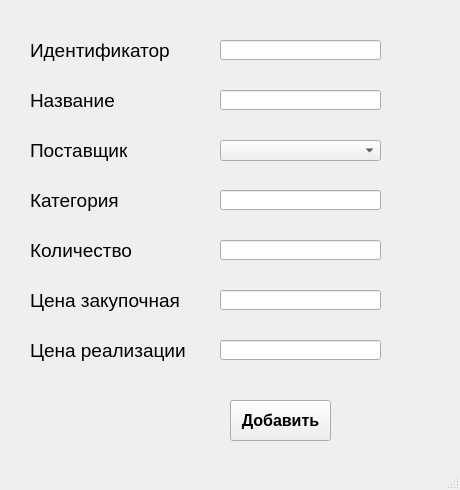
<?xml version="1.0" encoding="UTF-8"?>
<ui version="4.0">
 <class>DrugAdd</class>
 <widget class="QMainWindow" name="DrugAdd">
  <property name="geometry">
   <rect>
    <x>0</x>
    <y>0</y>
    <width>460</width>
    <height>490</height>
   </rect>
  </property>
  <property name="windowTitle">
   <string>Добавление препарата</string>
  </property>
  <widget class="QWidget" name="centralwidget">
   <widget class="QLabel" name="label">
    <property name="geometry">
     <rect>
      <x>30</x>
      <y>30</y>
      <width>141</width>
      <height>41</height>
     </rect>
    </property>
    <property name="font">
     <font>
      <pointsize>14</pointsize>
      <weight>50</weight>
      <bold>false</bold>
     </font>
    </property>
    <property name="text">
     <string>Идентификатор</string>
    </property>
   </widget>
   <widget class="QLabel" name="label_2">
    <property name="geometry">
     <rect>
      <x>30</x>
      <y>80</y>
      <width>141</width>
      <height>41</height>
     </rect>
    </property>
    <property name="font">
     <font>
      <pointsize>14</pointsize>
      <weight>50</weight>
      <bold>false</bold>
     </font>
    </property>
    <property name="text">
     <string>Название</string>
    </property>
   </widget>
   <widget class="QLabel" name="label_3">
    <property name="geometry">
     <rect>
      <x>30</x>
      <y>130</y>
      <width>141</width>
      <height>41</height>
     </rect>
    </property>
    <property name="font">
     <font>
      <pointsize>14</pointsize>
      <weight>50</weight>
      <bold>false</bold>
     </font>
    </property>
    <property name="text">
     <string>Поставщик</string>
    </property>
   </widget>
   <widget class="QLabel" name="label_4">
    <property name="geometry">
     <rect>
      <x>30</x>
      <y>180</y>
      <width>141</width>
      <height>41</height>
     </rect>
    </property>
    <property name="font">
     <font>
      <pointsize>14</pointsize>
      <weight>50</weight>
      <bold>false</bold>
     </font>
    </property>
    <property name="text">
     <string>Категория</string>
    </property>
   </widget>
   <widget class="QLabel" name="label_5">
    <property name="geometry">
     <rect>
      <x>30</x>
      <y>330</y>
      <width>161</width>
      <height>41</height>
     </rect>
    </property>
    <property name="font">
     <font>
      <pointsize>14</pointsize>
      <weight>50</weight>
      <bold>false</bold>
     </font>
    </property>
    <property name="text">
     <string>Цена реализации</string>
    </property>
   </widget>
   <widget class="QLabel" name="label_6">
    <property name="geometry">
     <rect>
      <x>30</x>
      <y>230</y>
      <width>141</width>
      <height>41</height>
     </rect>
    </property>
    <property name="font">
     <font>
      <pointsize>14</pointsize>
      <weight>50</weight>
      <bold>false</bold>
     </font>
    </property>
    <property name="text">
     <string>Количество</string>
    </property>
   </widget>
   <widget class="QLabel" name="label_7">
    <property name="geometry">
     <rect>
      <x>30</x>
      <y>280</y>
      <width>151</width>
      <height>41</height>
     </rect>
    </property>
    <property name="font">
     <font>
      <pointsize>14</pointsize>
      <weight>50</weight>
      <bold>false</bold>
     </font>
    </property>
    <property name="text">
     <string>Цена закупочная</string>
    </property>
   </widget>
   <widget class="QLineEdit" name="drugId">
    <property name="geometry">
     <rect>
      <x>220</x>
      <y>40</y>
      <width>161</width>
      <height>20</height>
     </rect>
    </property>
    <property name="font">
     <font>
      <pointsize>12</pointsize>
     </font>
    </property>
   </widget>
   <widget class="QComboBox" name="drugDiller">
    <property name="geometry">
     <rect>
      <x>220</x>
      <y>140</y>
      <width>161</width>
      <height>21</height>
     </rect>
    </property>
    <property name="font">
     <font>
      <pointsize>12</pointsize>
     </font>
    </property>
   </widget>
   <widget class="QLineEdit" name="drugName">
    <property name="geometry">
     <rect>
      <x>220</x>
      <y>90</y>
      <width>161</width>
      <height>20</height>
     </rect>
    </property>
    <property name="font">
     <font>
      <pointsize>12</pointsize>
     </font>
    </property>
   </widget>
   <widget class="QLineEdit" name="drugCount">
    <property name="geometry">
     <rect>
      <x>220</x>
      <y>240</y>
      <width>161</width>
      <height>20</height>
     </rect>
    </property>
    <property name="font">
     <font>
      <pointsize>12</pointsize>
     </font>
    </property>
   </widget>
   <widget class="QLineEdit" name="drugUse">
    <property name="geometry">
     <rect>
      <x>220</x>
      <y>190</y>
      <width>161</width>
      <height>20</height>
     </rect>
    </property>
    <property name="font">
     <font>
      <pointsize>12</pointsize>
     </font>
    </property>
   </widget>
   <widget class="QLineEdit" name="drugSelPrice">
    <property name="geometry">
     <rect>
      <x>220</x>
      <y>340</y>
      <width>161</width>
      <height>20</height>
     </rect>
    </property>
    <property name="font">
     <font>
      <pointsize>12</pointsize>
     </font>
    </property>
   </widget>
   <widget class="QLineEdit" name="drugPurchPrice">
    <property name="geometry">
     <rect>
      <x>220</x>
      <y>290</y>
      <width>161</width>
      <height>20</height>
     </rect>
    </property>
    <property name="font">
     <font>
      <pointsize>12</pointsize>
     </font>
    </property>
   </widget>
   <widget class="QPushButton" name="drugAddBtn">
    <property name="geometry">
     <rect>
      <x>230</x>
      <y>400</y>
      <width>101</width>
      <height>41</height>
     </rect>
    </property>
    <property name="font">
     <font>
      <pointsize>12</pointsize>
      <weight>75</weight>
      <bold>true</bold>
     </font>
    </property>
    <property name="text">
     <string>Добавить</string>
    </property>
   </widget>
  </widget>
  <widget class="QMenuBar" name="menubar">
   <property name="geometry">
    <rect>
     <x>0</x>
     <y>0</y>
     <width>460</width>
     <height>21</height>
    </rect>
   </property>
  </widget>
  <widget class="QStatusBar" name="statusbar"/>
 </widget>
 <resources/>
 <connections/>
</ui>
